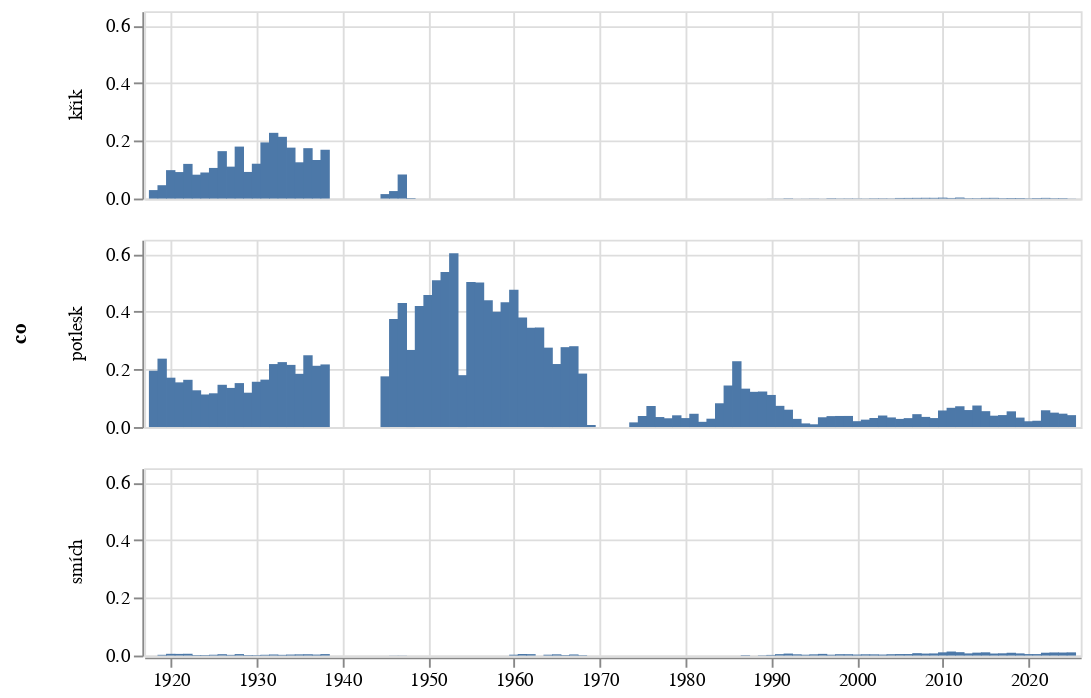

This figure's notebook cell:
### Code cell
alt.Chart(
    pl.concat([zavorka("smích"), zavorka("potlesk"), zavorka("křik")]).to_pandas(),
    width = 500, height = 100
).mark_bar(
).encode(
    alt.X('datum:T', axis=alt.Axis(title=None)),
    alt.Y('podil:Q', axis=alt.Axis(title=None)),
    alt.Row('co:N')
)

### Figure 1 — Vega-Lite specification as saved in the notebook (floating-point values rounded to 4 significant figures; data arrays with more than 128 entries replaced by an {"elided": "..."} marker saying what was removed)
{"config": {"view": {"continuousWidth": 300, "continuousHeight": 300}}, "data": {"name": "data-09420a853964ba9cb7df579a09e85840"}, "mark": {"type": "bar"}, "encoding": {"row": {"field": "co", "type": "nominal"}, "x": {"axis": {"title": null}, "field": "datum", "type": "temporal"}, "y": {"axis": {"title": null}, "field": "podil", "type": "quantitative"}}, "height": 100, "width": 500, "$schema": "https://vega.github.io/schema/vega-lite/v5.8.0.json", "datasets": {"data-09420a853964ba9cb7df579a09e85840": {"elided": "227 records"}}}
